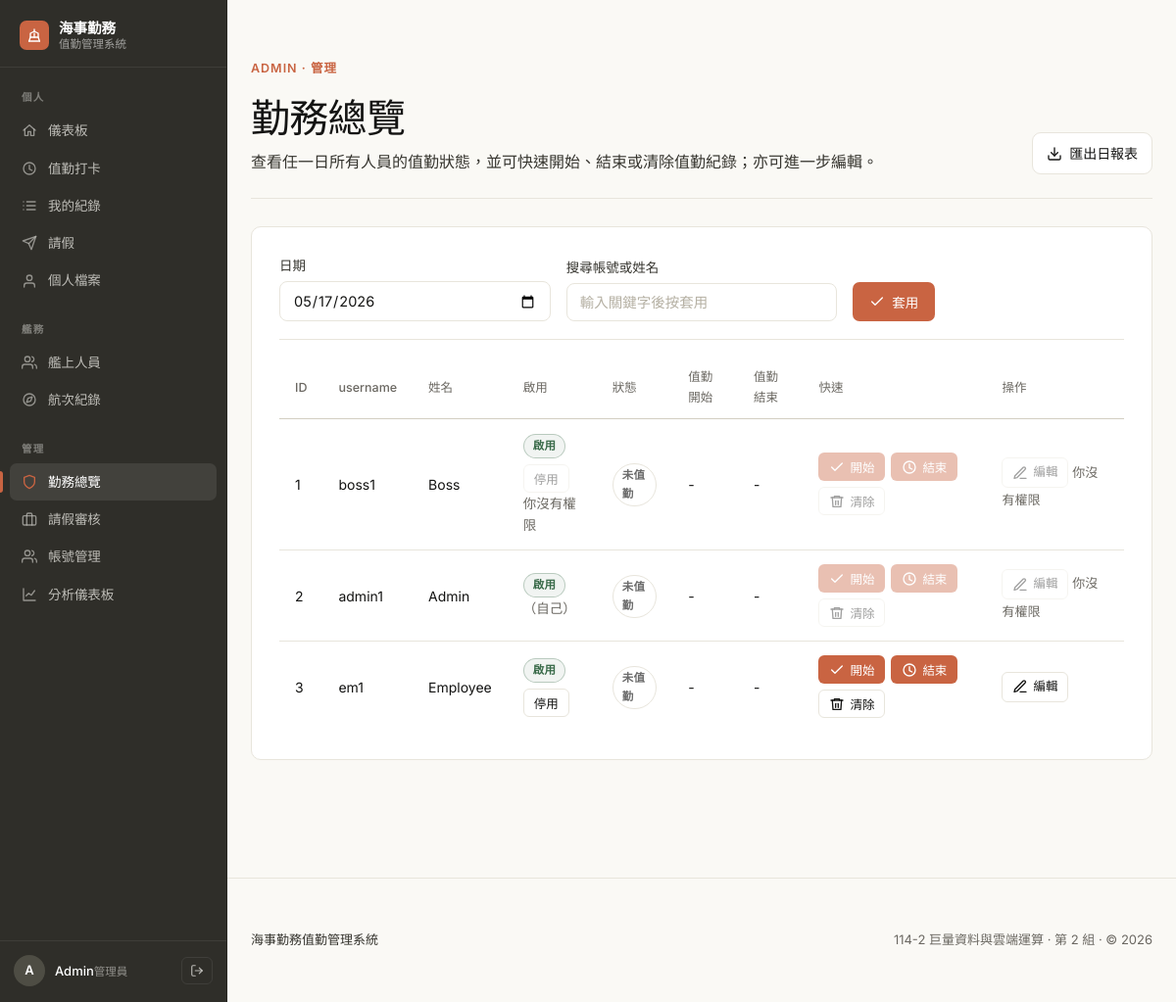
The page /admin_status.php (signed in) on the database its author committed.
### tables this page shows
CREATE TABLE IF NOT EXISTS users (
  user_id INT AUTO_INCREMENT PRIMARY KEY,
  username VARCHAR(50) NOT NULL UNIQUE,
  password_hash VARCHAR(255) NOT NULL,
  full_name VARCHAR(100) NOT NULL,
  role ENUM('boss','admin','employee') NOT NULL DEFAULT 'employee',
  duty_position VARCHAR(20) NOT NULL DEFAULT '前甲板',
  is_active TINYINT(1) NOT NULL DEFAULT 1,
  created_at DATETIME NOT NULL DEFAULT CURRENT_TIMESTAMP
);

### admin_status.php (the view, shortened to what this page needs)
<?php
require 'db.php';
require_once 'ui.php';
function can_manage_row($me_role, $target_role){
  if ($me_role==='admin') return ($target_role==='employee');
  return false;
}
$d = $_POST['d'] ?? ($_GET['d'] ?? date('Y-m-d'));
$q = trim($_GET['q'] ?? '');
$map = [];
$sql = "SELECT user_id, username, full_name, role, is_active FROM users";
$par = [];
$sql .= " ORDER BY user_id ASC";
$stmt = $pdo->prepare($sql);
$stmt->execute($par);
$u = $stmt->fetchAll();
?>
<!doctype html>
<html lang="zh-TW">
<head>
  <?php style_link(); ?>
</head>
<body>
  <?php nav_top(); ?>
  <div class="wrap">
    <?php
    $actions = '<a class="btn ghost" href="admin_export.php?d='.h($d).'">'.icon_svg('download').'匯出日報表</a>';
    page_header(
      '勤務總覽',
      '查看任一日所有人員的值勤狀態，並可快速開始、結束或清除值勤紀錄；亦可進一步編輯。',
      'ADMIN · 管理',
      $actions
    );
    ?>
    <div class="card">
      <form method="get" class="filter-bar">
        <div>
          <label>日期</label>
          <input type="date" name="d" value="<?= h($d) ?>">
        </div>
        <div style="flex:2;">
          <label>搜尋帳號或姓名</label>
          <input name="q" value="<?= h($q) ?>" placeholder="輸入關鍵字後按套用">
        </div>
        <div class="filter-actions">
          <button class="btn primary" type="submit"><?= icon_svg("check") ?>套用</button>
        </div>
      </form>
      <table>
        <tr>
          <th>ID</th><th>username</th><th>姓名</th><th>啟用</th><th>狀態</th><th>值勤開始</th><th>值勤結束</th><th>快速</th><th>操作</th>
        </tr>
        <?php $me_role = $_SESSION['role'] ?? 'employee'; ?>
        <?php foreach($u as $x):
          $uid = (int)$x['user_id'];
          $trole = $x['role'] ?? 'employee';
          $can2 = can_manage_row($me_role, $trole);
          $a = $map[$uid] ?? null;
          $label = '未值勤'; $type = 'off';
        ?>
          <tr>
            <td><?= h($uid) ?></td>
            <td><?= h($x['username']) ?></td>
            <td><?= h($x['full_name']) ?></td>
            <td>
              <?= ((int)($x['is_active'] ?? 0)===1) ? badge('啟用','ok') : badge('停用','off') ?>
              <?php if($uid !== (int)($_SESSION['user_id'] ?? 0) || is_boss()): ?>
                <form method="post" style="margin-top:6px;">
                  <button class="btn small" type="submit" <?= $can2?"":"disabled" ?>><?= ((int)($x['is_active'] ?? 0)===1) ? '停用' : '啟用' ?></button>
                <?php if(!$can2): ?><div class="muted">你沒有權限</div><?php endif; ?>
                </form>
              <?php else: ?>
                <div class="muted">（自己）</div><?php if(is_boss()): ?><div class="muted">boss 可管理自己</div><?php endif; ?>
              <?php endif; ?>
            </td>
            <td><?= badge($label, $type) ?></td>
            <td><?= h($a['check_in'] ?? '-') ?></td>
            <td><?= h($a['check_out'] ?? '-') ?></td>
            <td>
              <form method="post" style="display:flex;gap:6px;flex-wrap:wrap;">
                <button class="btn small primary" name="act2" value="start" type="submit" <?= $can2?"":"disabled" ?>><?= icon_svg("check") ?>開始</button>
                <button class="btn small primary" name="act2" value="end" type="submit" <?= $can2?"":"disabled" ?>><?= icon_svg("clock") ?>結束</button>
                <button class="btn small" name="act2" value="clear" type="submit" <?= $can2?"":"disabled" ?>><?= icon_svg("trash") ?>清除</button>
              </form>
            </td>
            <td><?php if($can2): ?>
              <a class="btn small" href="admin_edit.php?uid=<?= h($uid) ?>&d=<?= h($d) ?>"><?= icon_svg("edit") ?>編輯</a>
            <?php else: ?>
              <span class="btn small disabled" title="你沒有權限"><?= icon_svg("edit") ?>編輯</span>
              <span class="hint">你沒有權限</span>
            <?php endif; ?></td>
          </tr>
        <?php endforeach; ?>
      </table>
    </div>
  </div>
  <?php page_footer(); ?>
</body>
</html>

### ui.php (shortened to what this page needs)
<?php
function h($s){ return htmlspecialchars((string)$s, ENT_QUOTES, 'UTF-8'); }
function role_name($r){
  if ($r==='admin') return '管理員';
  return '員工';
}
function is_boss(){
  return (($_SESSION['role'] ?? '') === 'boss');
}
function is_admin(){
  $r = ($_SESSION['role'] ?? '');
  return in_array($r, ['admin','boss'], true);
}
function badge($txt, $type){
  $type = in_array($type, ['ok','warn','off','bad','info'], true) ? $type : 'off';
  return '<span class="badge '.$type.'">'.h($txt).'</span>';
}
function avatar_initial($name, $size = 32, $variant = 'muted'){
  $init = $name ? mb_substr($name, 0, 1) : '·';
  $sz = in_array($size, [32,44,56], true) ? $size : 32;
  return '<span class="avatar sz-'.$sz.' '.h($variant).'">'.h($init).'</span>';
}
function icon_svg($name){
  $c = 'currentColor';
  $s = '<svg class="ico" width="16" height="16" viewBox="0 0 24 24" fill="none" stroke="'.$c.'" stroke-width="2" stroke-linecap="round" stroke-linejoin="round">';
  switch ($name) {
    case 'shield':    return $s.'<path d="M12 22s8-4 8-10V5l-8-3-8 3v7c0 6 8 10 8 10z"/></svg>';
    case 'lock':      return $s.'<rect x="3" y="11" width="18" height="11" rx="2" ry="2"/><path d="M7 11V7a5 5 0 0 1 10 0v4"/></svg>';
    case 'ship':      return $s.'<path d="M20 21H4"/><path d="M4 21l2-6h12l2 6"/><path d="M6 15V9l6-3 6 3v6"/><path d="M12 6V3"/><path d="M12 9v6"/></svg>';
    case 'login':     return $s.'<path d="M15 3h4a2 2 0 0 1 2 2v14a2 2 0 0 1-2 2h-4"/><path d="M10 17l5-5-5-5"/><path d="M15 12H3"/></svg>';
    case 'logout':    return $s.'<path d="M9 21H5a2 2 0 0 1-2-2V5a2 2 0 0 1 2-2h4"/><path d="M16 17l5-5-5-5"/><path d="M21 12H9"/></svg>';
    case 'clock':     return $s.'<circle cx="12" cy="12" r="9"/><path d="M12 7v6l4 2"/></svg>';
    case 'list':      return $s.'<path d="M8 6h13"/><path d="M8 12h13"/><path d="M8 18h13"/><path d="M3 6h.01"/><path d="M3 12h.01"/><path d="M3 18h.01"/></svg>';
    case 'users':     return $s.'<path d="M17 21v-2a4 4 0 0 0-4-4H5a4 4 0 0 0-4 4v2"/><circle cx="9" cy="7" r="4"/><path d="M23 21v-2a4 4 0 0 0-3-3.87"/><path d="M16 3.13a4 4 0 0 1 0 7.75"/></svg>';
    case 'plus':      return $s.'<path d="M12 5v14"/><path d="M5 12h14"/></svg>';
    case 'edit':      return $s.'<path d="M12 20h9"/><path d="M16.5 3.5a2.1 2.1 0 0 1 3 3L7 19l-4 1 1-4 12.5-12.5z"/></svg>';
    case 'trash':     return $s.'<path d="M3 6h18"/><path d="M8 6V4h8v2"/><path d="M19 6l-1 14H6L5 6"/><path d="M10 11v6"/><path d="M14 11v6"/></svg>';
    case 'download':  return $s.'<path d="M21 15v4a2 2 0 0 1-2 2H5a2 2 0 0 1-2-2v-4"/><path d="M7 10l5 5 5-5"/><path d="M12 15V3"/></svg>';
    case 'plane':     return $s.'<path d="M22 2L11 13"/><path d="M22 2l-7 20-4-9-9-4 20-7z"/></svg>';
    case 'check':     return $s.'<path d="M20 6L9 17l-5-5"/></svg>';
    case 'x':         return $s.'<path d="M18 6L6 18"/><path d="M6 6l12 12"/></svg>';
    case 'home':      return $s.'<path d="M3 12L12 4l9 8"/><path d="M5 10v10h5v-6h4v6h5V10"/></svg>';
    case 'compass':   return $s.'<circle cx="12" cy="12" r="9"/><polygon points="16.24 7.76 14.12 14.12 7.76 16.24 9.88 9.88 16.24 7.76"/></svg>';
    case 'anchor':    return $s.'<circle cx="12" cy="5" r="3"/><path d="M12 8v13"/><path d="M5 12H2a10 10 0 0 0 20 0h-3"/></svg>';
    case 'chart':     return $s.'<path d="M3 3v18h18"/><path d="M7 14l4-4 4 3 5-7"/></svg>';
    case 'user':      return $s.'<path d="M20 21v-2a4 4 0 0 0-4-4H8a4 4 0 0 0-4 4v2"/><circle cx="12" cy="7" r="4"/></svg>';
    case 'menu':      return $s.'<path d="M3 6h18"/><path d="M3 12h18"/><path d="M3 18h18"/></svg>';
    case 'briefcase': return $s.'<rect x="2" y="7" width="20" height="14" rx="2"/><path d="M16 21V5a2 2 0 0 0-2-2h-4a2 2 0 0 0-2 2v16"/></svg>';
  }
  return '';
}
function style_link(){
  $p = __DIR__ . '/style.css';
  $v = @filemtime($p) ?: time();
  echo '<link rel="stylesheet" href="style.css?v='.$v.'">';
}
function page_footer(){
  $y = date('Y');
  echo '<footer class="site-footer"><div class="wrap"><div class="footer-row">';
  echo '<div class="footer-brand">';
  echo '<span>海事勤務值勤管理系統</span>';
  echo '</div>';
  echo '<div class="footer-meta">114-2 巨量資料與雲端運算 · 第 2 組 · &copy; '.$y.'</div>';
  echo '</div></div></footer>';
}
function page_header($title, $subtitle = '', $eyebrow = '', $actions_html = ''){
  echo '<header class="page-header">';
  echo '<div class="ph-text">';
  if ($eyebrow !== '') echo '<div class="eyebrow">'.h($eyebrow).'</div>';
  echo '<h1 class="page-title">'.h($title).'</h1>';
  if ($subtitle !== '') echo '<p class="page-subtitle">'.h($subtitle).'</p>';
  echo '</div>';
  if ($actions_html !== '') echo '<div class="ph-actions">'.$actions_html.'</div>';
  echo '</header>';
}
function sb_item($href, $icon, $label, $active = false){
  $cls = 'sb-item' . ($active ? ' active' : '');
  return '<a class="'.$cls.'" href="'.h($href).'">'.icon_svg($icon).'<span>'.h($label).'</span></a>';
}
function nav_top($title = ''){
  $name = $_SESSION['full_name'] ?? '';
  $role = $_SESSION['role'] ?? '';
  $cur  = basename($_SERVER['SCRIPT_NAME'] ?? '');
  echo '<button class="sb-burger" onclick="document.body.classList.toggle(\'sb-open\')" aria-label="切換選單">'.icon_svg('menu').'</button>';
  echo '<span class="sb-mbrand"><span class="sb-mlogo">'.icon_svg('ship').'</span>海事勤務</span>';
  echo '<aside class="sidebar">';
  echo '<a class="sb-brand" href="dashboard.php">';
  echo '<span class="sb-logo">'.icon_svg('ship').'</span>';
  echo '<span class="sb-bcol"><span class="sb-bname">海事勤務</span><span class="sb-btag">值勤管理系統</span></span>';
  echo '</a>';
  echo '<nav class="sb-nav">';
  echo '<div class="sb-group">';
  echo '<div class="sb-group-label">個人</div>';
  echo sb_item('dashboard.php', 'home',     '儀表板',  $cur==='dashboard.php');
  echo sb_item('punch.php',     'clock',    '值勤打卡', $cur==='punch.php');
  echo sb_item('records.php',   'list',     '我的紀錄', $cur==='records.php');
  echo sb_item('leave.php',     'plane',    '請假',    $cur==='leave.php');
  echo sb_item('profile.php',   'user',     '個人檔案', $cur==='profile.php');
  echo '</div>';
  echo '<div class="sb-group">';
  echo '<div class="sb-group-label">艦務</div>';
  echo sb_item('crew.php',     'users',   '艦上人員', $cur==='crew.php');
  echo sb_item('voyages.php',  'compass', '航次紀錄', $cur==='voyages.php');
  echo '</div>';
  if (is_admin()) {
    echo '<div class="sb-group">';
    echo '<div class="sb-group-label">管理</div>';
    echo sb_item('admin_status.php',    'shield',    '勤務總覽', in_array($cur, ['admin_status.php','admin_edit.php'], true));
    echo sb_item('admin_leave.php',     'briefcase', '請假審核', $cur==='admin_leave.php');
    echo sb_item('admin_users.php',     'users',     '帳號管理', in_array($cur, ['admin_users.php','admin_create_user.php','admin_user_edit.php'], true));
    echo sb_item('admin_dashboard.php', 'chart',     '分析儀表板', $cur==='admin_dashboard.php');
    echo '</div>';
  }
  echo '</nav>';
  echo '<div class="sb-foot">';
  echo avatar_initial($name, 32, 'primary');
  echo '<span class="sb-user"><span class="sb-uname">'.h($name).'</span><span class="sb-urole">'.h(role_name($role)).'</span></span>';
  echo '<form method="post" action="logout.php" style="display:inline;margin:0;padding:0;">';
  echo '<button class="sb-logout" type="submit" title="登出" aria-label="登出">'.icon_svg('logout').'</button>';
  echo '</form>';
  echo '</div>';
  echo '</aside>';
}

### rows shown on the page
users: user_id "1", username "boss1", full_name "Boss", txt "啟用 未值勤", is_active "停用", role "你沒有權限", check_in "-", check_out "-"
users: user_id "2", username "admin1", full_name "Admin", txt "啟用 未值勤", shows "（自己）", check_in "-", check_out "-"
users: user_id "3", username "em1", full_name "Employee", txt "啟用 未值勤", is_active "停用", check_in "-", check_out "-"

### other values the page prints
$label "儀表板 值勤打卡 我的紀錄 請假 個人檔案 艦上人員 航次紀錄 勤務總覽 請假審核 帳號管理 分析儀表板"
$init "A"
$name "Admin"
role_name($role) "管理員"
$eyebrow "ADMIN · 管理"
$title "勤務總覽"
$subtitle "查看任一日所有人員的值勤狀態，並可快速開始、結束或清除值勤紀錄；亦可進一步編輯。"
$y "2026"
